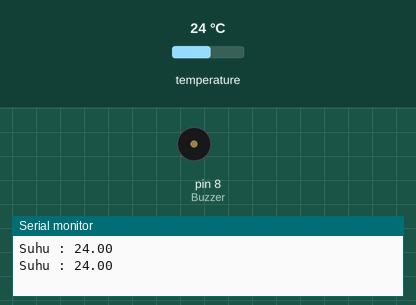
A sketch run on a simulated Arduino Uno, built with avr-gcc and run on an emulated ATmega328P. On the bench: buzzer (waves = sounding, pin HIGH), the last lines printed to the serial monitor. The test bench sets the inputs (shaded band); at power-on: temperature 24 °C.

Above: at 3.3 s.
3.4 s: temperature set to 34.7 °C
5.9 s: temperature set to 35.5 °C
At 6.4 s:
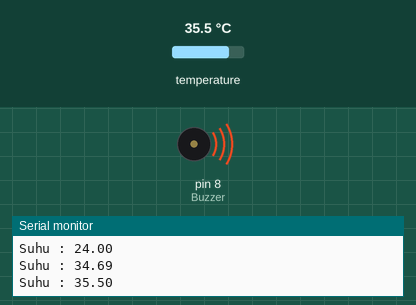
10.5 s: temperature set to 12 °C
At 10.9 s:
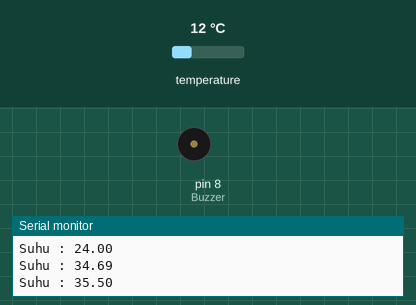
13.0 s: temperature set to 41 °C
At 14.0 s:
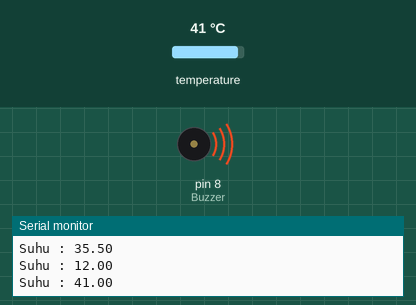
Timing chart, 0 to 18.6 s (numbered marks = the images above; inputs shaded):
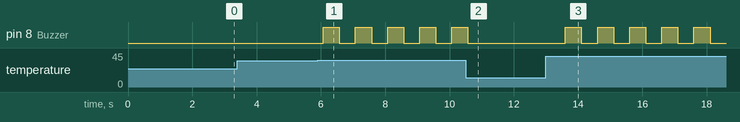

Measured:
- the behaviour switches between 35 and 35.1 °C on temperature (found by bisection; images 0 and 1)
- after the input at 5.9 s, pin 8 (Buzzer): alternates HIGH for 0.50 s and LOW for 0.50 s, starting after 0.17 s
- after the input at 10.5 s, pin 8 (Buzzer): goes on until 10.6 s, then stays LOW
- after the input at 13.0 s, pin 8 (Buzzer): alternates HIGH for 0.50 s and LOW for 0.50 s, starting after 0.60 s

The sketch:

index.ino
```cpp
#include <OneWire.h>                //Library komunikasi one wire
#include <DallasTemperature.h>      //Library DS18B20
#define ONE_WIRE_BUS 2              //Inisialisasi pin komunikasi di D2
#define sensor 2                    //Inisialisasi sensor di D2
#define Buzzer 8                    //Inisialisasi buzzer pada pin D8

float t;                            //Membuat variabel t (suhu)
OneWire oneWire(ONE_WIRE_BUS);      //Mengenalkan pin komunikasi
DallasTemperature Suhu(&oneWire);   //Memasukkan pin sensor

void setup() {
  Serial.begin(9600);               //Mulai komunikasi serial
  Suhu.begin();                     //Mulai komunikasi sensor
  pinMode(Buzzer, OUTPUT);          //Setting buzzer sebagai output
}

void loop() {
  Suhu.requestTemperatures();       //Baca suhu
  t =  Suhu.getTempCByIndex(0);     //Masukkan hasil pembacaan ke variabel t
  Serial.print("Suhu : ");          //Tampilkan text
  Serial.println(t);                //Tampilkan suhu

  if(t > 35) {                      //Jika suhu > 35 *C
    for(int i = 0; i < 5; i++){     //Ulang prosedur alarm(); sebanyak 5 kali
      alarm();
    }
  }
  else {
    delay(1000);                      //Jeda 1000 ms
  }
}

void alarm(){                         //Prosedur alarm
  digitalWrite(Buzzer, HIGH);         //Nyalakan buzzer
  delay(500);                         //Selama 500 ms
  digitalWrite(Buzzer, LOW);          //Matikan buzzer
  delay(500);                         //Selama 500 ms
}
```
